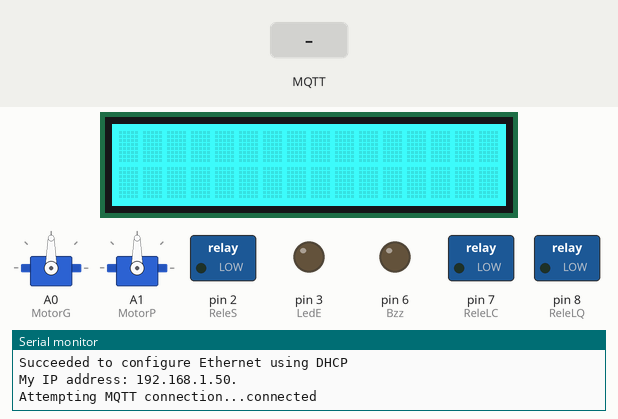
Recording of a sketch running on a simulated Arduino Uno, built with avr-gcc and run on an emulated ATmega328P. Parts: 16×2 character LCD, 2 × servo, switched loads named in the sketch (green lamp = pin HIGH), output pins drawn as LEDs (lit = HIGH), the last lines printed to the serial monitor. Inputs (shaded band) come from the test bench. WiFi joins after 1.5 s; servers stay silent unless stated; no MQTT or app messages arrive unless stated.

Above: at 4.2 s.
4.3 s: MQTT message "1" arrives on the second subscribed topic
At 5.1 s:
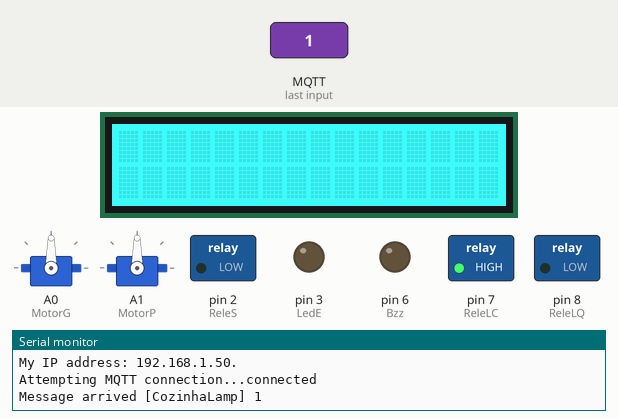
5.8 s: MQTT message "1" arrives on the third subscribed topic
At 6.2 s:
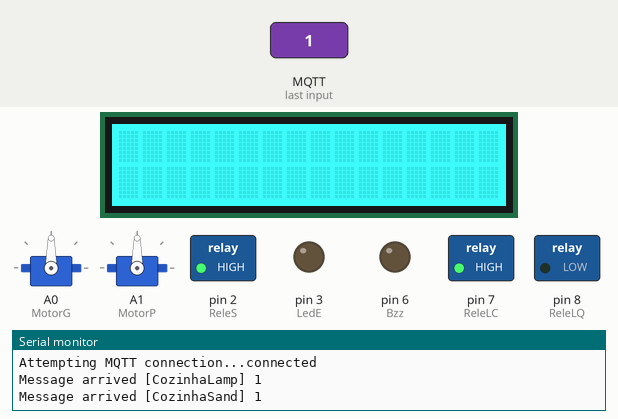
7.3 s: MQTT message "CozinhaLamp" arrives on the second subscribed topic
At 8.6 s:
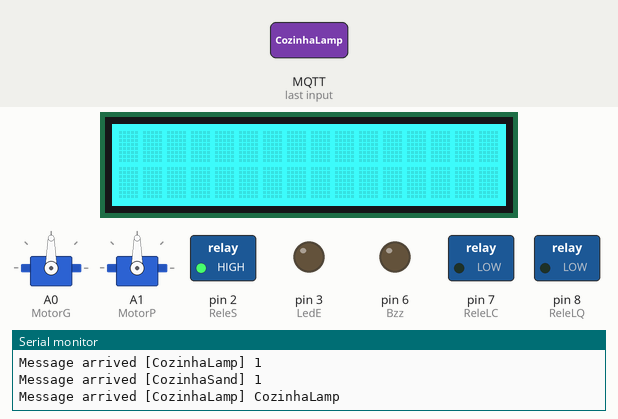
Timing chart, 0 to 10.3 s (numbered marks = the images above; inputs shaded):
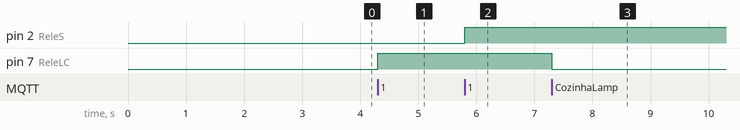

Measured:
- after the input at 4.3 s, pin 7 (ReleLC): LOW → HIGH at once
- after the input at 5.8 s, pin 2 (ReleS): LOW → HIGH at once
- after the input at 7.3 s, pin 7 (ReleLC): HIGH → LOW at once

The sketch:

Projeto.ino
```cpp
#include <Wire.h>
#include "rgb_lcd.h"
#include <Servo.h>

#include <SPI.h>
#include <Ethernet.h>
#include <PubSubClient.h>

rgb_lcd lcd;

#define ReleLC 7
#define ReleLQ 8
#define ReleS 2
#define LedE 3
#define Bot 5
#define Bzz 6
#define POT A2
#define Temp A3

Servo MotorG;
Servo MotorP;

float seno;
float frequencia;
int B = 4275;
int R0 = 100000;
int esco = 0;
int pot0 = 0;
long tempo = 0;
unsigned long atual = 0;

// Update these with values suitable for your network.
byte mac[]    = {  0xDE, 0xEC, 0xAA, 0xEE, 0x15, 0x30 }; //colocar matricula
//IPAddress ip(192, 168, 0, 15); comentado pois está dinamico no roteador
IPAddress broker(192, 168, 2, 3); //server ubunto/broker eh o que faz a comunicacao

EthernetClient ethClient;
PubSubClient client(ethClient);

void callback(char* topic, byte* payload, unsigned int length) {
  Serial.print("Message arrived [");
  Serial.print(topic);
  Serial.print("] ");
  for (int i = 0; i < length; i++) {
    Serial.print((char)payload[i]);
  }
  Serial.println();

  //aqui onde irei colocar todos os codigos do sistema

  if (strcmp(topic, "CozinhaLamp") == 0) //strcmp ele soma, em formato decimal os caracteres,
  {

    int val = atoi((char*)payload);//char* variable pesquisar, coisa de ponteiro
    if (val == 1)
    {
      digitalWrite(ReleLC, HIGH);

    } else if (val == 0 ) {

      digitalWrite(ReleLC, LOW);
    }
  }

  if (strcmp(topic, "QuartoLamp") == 0) //strcmp ele soma, em formato decimal os caracteres,
  {

    int val = atoi((char*)payload);//char* variable pesquisar, coisa de ponteiro
    if (val == 1)
    {
      digitalWrite(ReleLQ, HIGH);

    } else if (val == 0 ) {

      digitalWrite(ReleLQ, LOW);
    }
  }

  if (strcmp(topic, "CozinhaSand") == 0)
  {
    unsigned long fim = millis();
    int val = atoi((char*)payload);
    if (val == 1) {
      atual = millis();
      digitalWrite(ReleS, HIGH);
      esco = 1;
      tempo = 60000;
    }
    if ((fim - atual) >= tempo && esco == 1) {
      digitalWrite(ReleS, LOW);
      atual = 0;
      esco = 0;
      val = 0;
    }

    if (val == 3) {
      atual = millis();
      digitalWrite(ReleS, HIGH);
      esco = 3;
    }
    if ((fim - atual) >= tempo && esco == 3) {
      digitalWrite(ReleS, LOW);
      atual = 0;
      esco = 0;
      val = 0;
    }

    if (val == 5) {
      atual = millis();
      digitalWrite(ReleS, HIGH);
      esco = 5;
    }
    if ((fim - atual) >= tempo && esco == 5) {
      digitalWrite(ReleS, LOW);
      atual = 0 ;
      esco = 0;
      val = 0;
    }

    if (val == 7) {
      atual = millis();
      digitalWrite(ReleS, HIGH);
      esco = 7;
    }
    if ((fim - atual) >= tempo && esco == 7) {
      digitalWrite(ReleS, LOW);
      atual = 0 ;
      esco = 0;
      val = 0;
    }
  }

  if (strcmp(topic, "GaragemPortao") == 0)
  {
    int val = atoi((char*)payload);
    if (val == 1)
    {
      MotorG.write(90);

    } else if (val == 0) {

      MotorG.write(0);

    }
  }

  if (strcmp(topic, "QuartoPorta") == 0)
  {
    int val = atoi((char*)payload);
    if (val == 1)
    {
      MotorP.write(90);

    } else if (val == 0) {

      MotorP.write(0);

    }
  }


  memset(payload, 0, length);
}

void reconnect() {
  // Loop until we're reconnected
  while (!client.connected()) {
    Serial.print("Attempting MQTT connection...");
    // Attempt to connect
    if (client.connect("arduinoClient")) {
      Serial.println("connected");
      // Once connected, publish an announcement...
      client.publish("outTopic", "hello world");
      // ... and resubscribe
      client.subscribe("inTopic");//topico para ser subscrito
      client.subscribe("CozinhaLamp");
      client.subscribe("CozinhaSand");
      client.subscribe("QuartoLamp");
      client.subscribe("GaragemPortao");
      client.subscribe("QuartoPorta");
    } else {
      Serial.print("failed, rc=");
      Serial.print(client.state());
      Serial.println(" try again in 5 seconds");
      // Wait 2 seconds before retrying
      delay(2000);
    }
  }
}

void setup()
{
  Serial.begin(115200);

  lcd.begin(16, 2);
  lcd.setRGB(0, 255, 255);
  pinMode(ReleLC, OUTPUT);
  pinMode(ReleLQ, OUTPUT);
  pinMode(ReleS, OUTPUT);
  pinMode(LedE, OUTPUT);
  pinMode(Bot, INPUT);
  pinMode(POT, INPUT);
  pinMode(Bzz, OUTPUT);
  pinMode(Temp, INPUT);
  MotorG.attach(A0);
  MotorP.attach(A1);
  digitalWrite(ReleLC, LOW);
  digitalWrite(ReleLQ, LOW);
  digitalWrite(ReleS, LOW);
  digitalWrite(LedE, LOW);
  digitalWrite(Bzz, LOW);

  Serial.println("Starting System...");

  if (Ethernet.begin(mac) == 0)
  {
    Serial.println("Failed to configure Ethernet using DHCP");
  }
  else
  {
    Serial.println("Succeeded to configure Ethernet using DHCP");
  }
  // print your local IP address:
  Serial.print("My IP address: ");
  for (byte thisByte = 0; thisByte < 4; thisByte++) {
    // print the value of each byte of the IP address:
    Serial.print(Ethernet.localIP()[thisByte], DEC);
    Serial.print(".");
  }
  Serial.println();
  // Allow the hardware to sort itself out
  delay(1500);

  client.setServer(broker, 1883);
  client.setCallback(callback);
}

void loop()
{
  if (!client.connected()) {
    reconnect();
  }
  client.loop();

}
```
